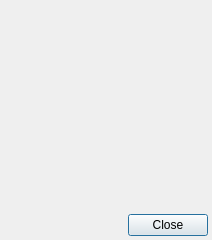
<?xml version="1.0" encoding="UTF-8"?>
<ui version="4.0">
 <class>LuaToolDialog</class>
 <widget class="QDialog" name="LuaToolDialog">
  <property name="geometry">
   <rect>
    <x>0</x>
    <y>0</y>
    <width>212</width>
    <height>240</height>
   </rect>
  </property>
  <property name="windowTitle">
   <string>Lua Tool</string>
  </property>
  <layout class="QGridLayout" name="gridLayout">
   <property name="leftMargin">
    <number>4</number>
   </property>
   <property name="topMargin">
    <number>4</number>
   </property>
   <property name="rightMargin">
    <number>4</number>
   </property>
   <property name="bottomMargin">
    <number>4</number>
   </property>
   <item row="0" column="0">
    <widget class="Tiled::Lua::LuaToolOptionsWidget" name="options" native="true"/>
   </item>
   <item row="1" column="0">
    <widget class="QDialogButtonBox" name="closeButtons">
     <property name="standardButtons">
      <set>QDialogButtonBox::Close</set>
     </property>
    </widget>
   </item>
  </layout>
 </widget>
 <customwidgets>
  <customwidget>
   <class>Tiled::Lua::LuaToolOptionsWidget</class>
   <extends>QWidget</extends>
   <header>luatooloptions.h</header>
   <container>1</container>
  </customwidget>
 </customwidgets>
 <resources/>
 <connections/>
</ui>
